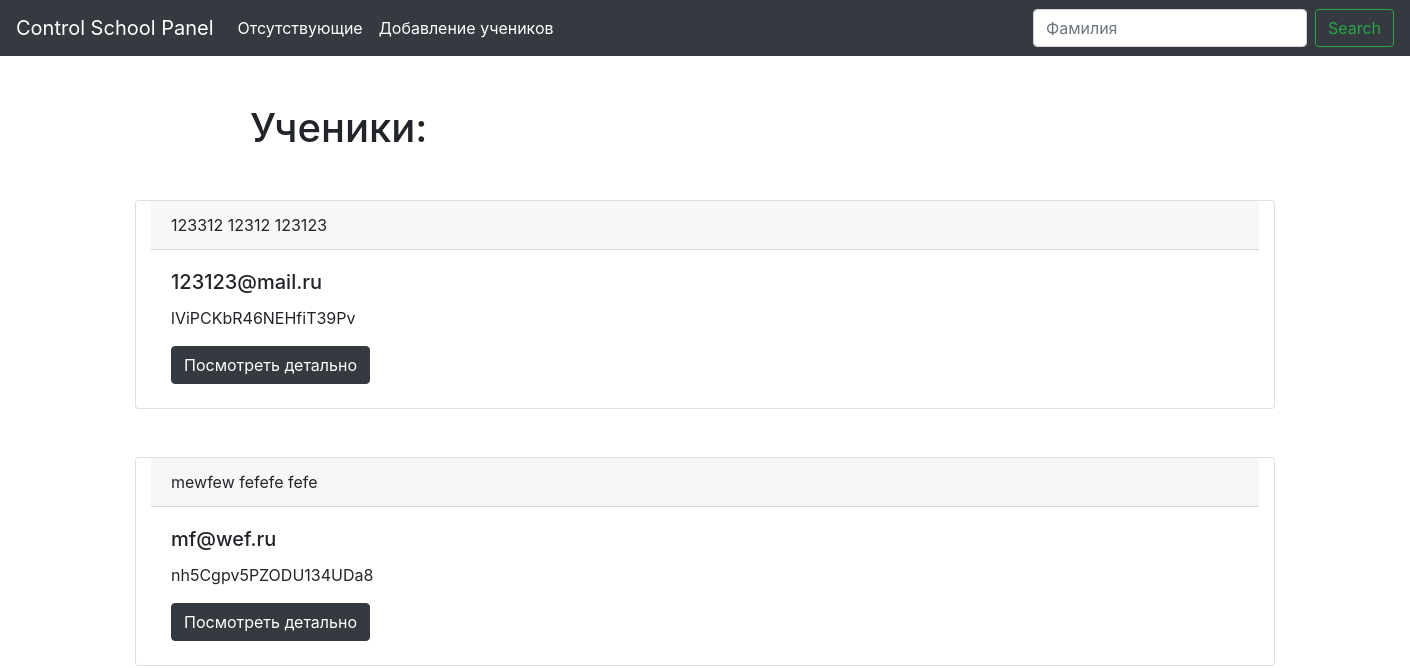
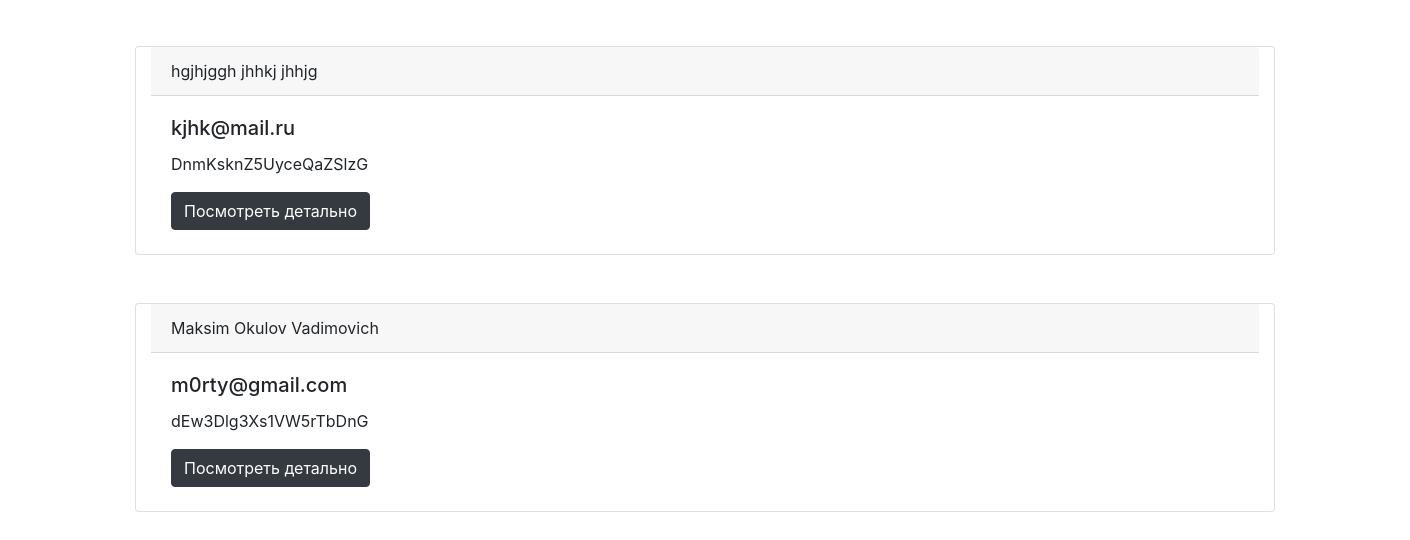
The app's page /, older data (2 pictures, top to bottom).
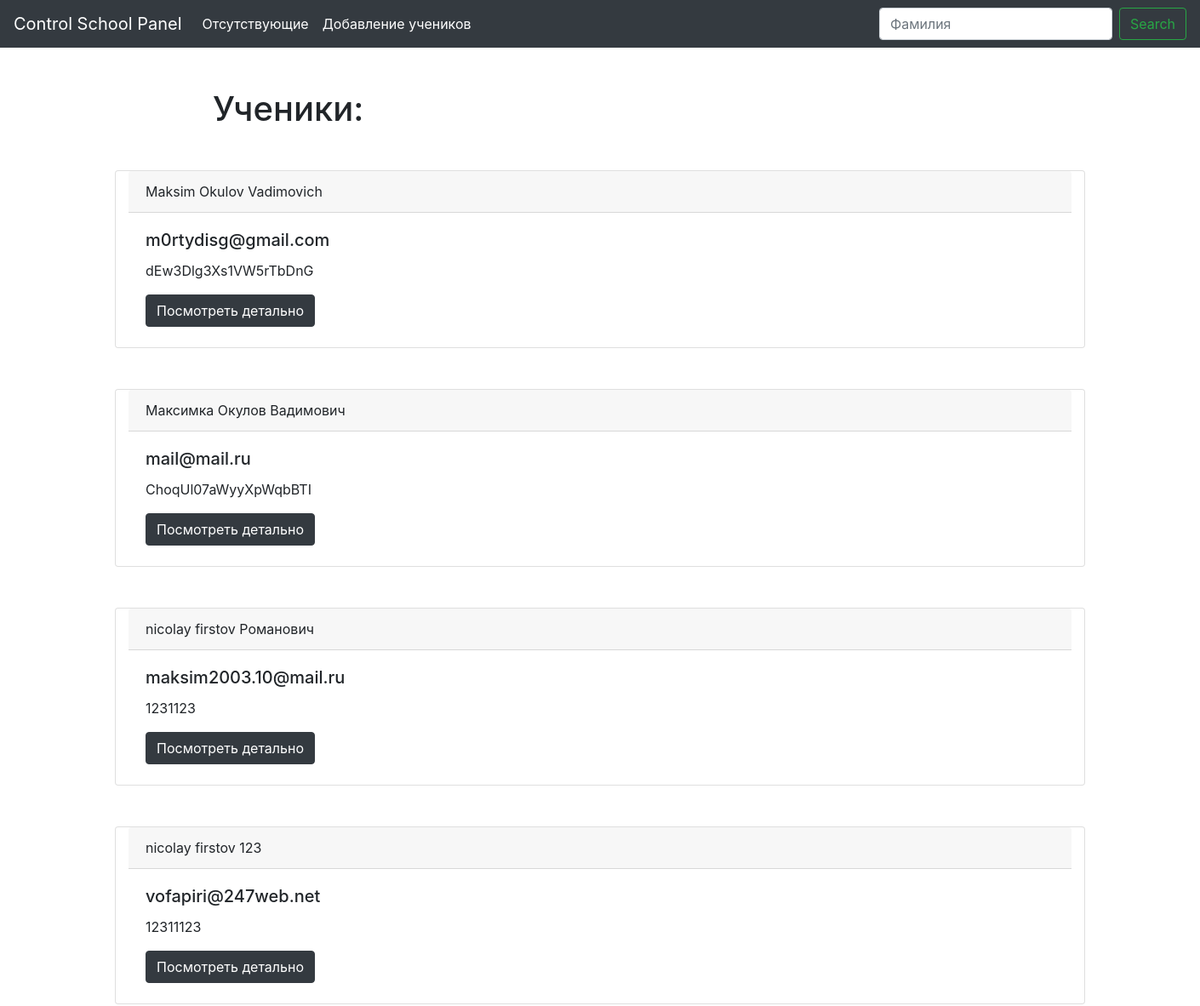
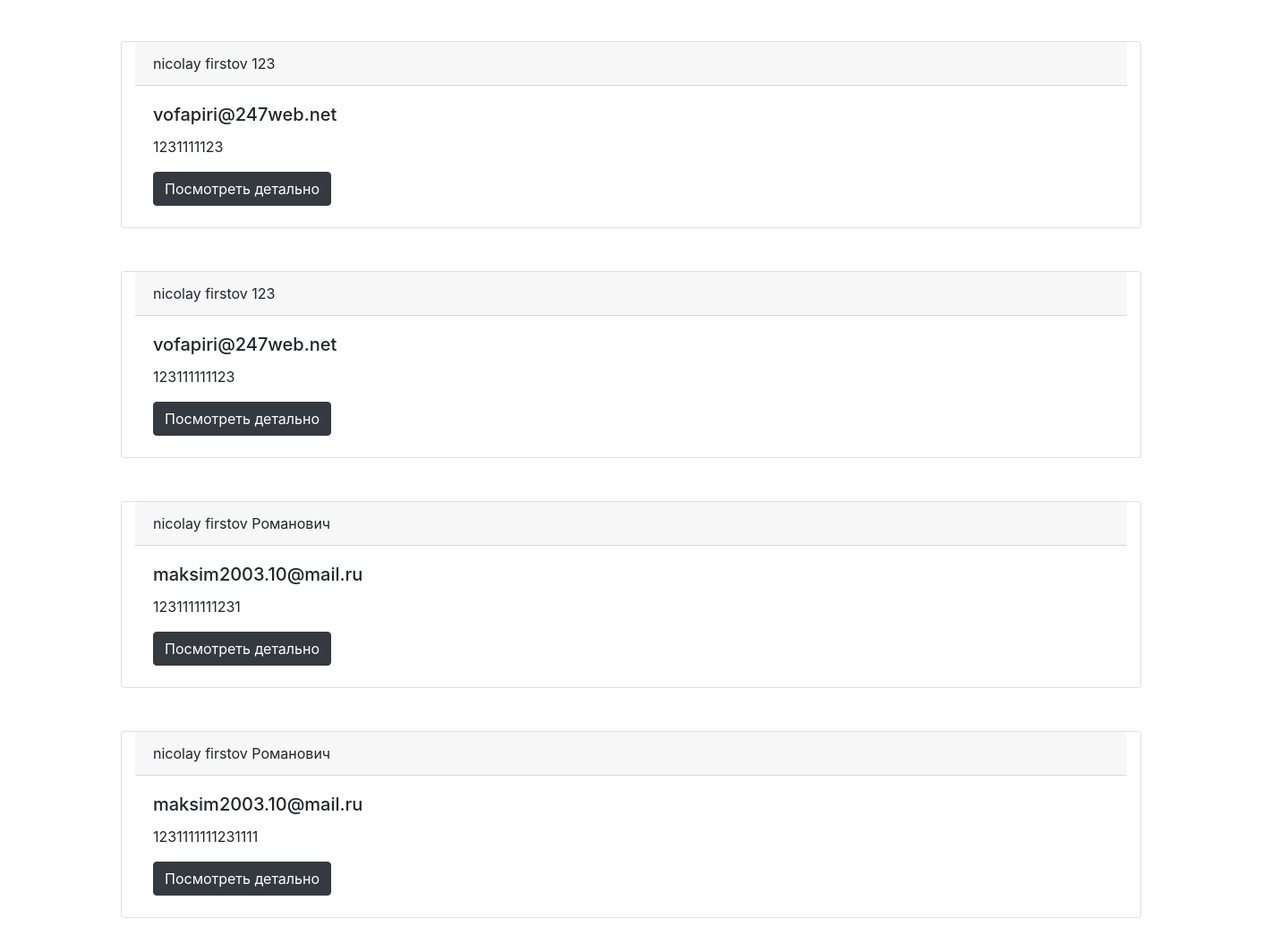
The same page, newer data (2 pictures, top to bottom).
### api/models.py (models this page shows, shortened)
class Post(models.Model):
    first_name = models.CharField(max_length=100)
    surname = models.CharField(max_length=100)
    patronymic = models.CharField(max_length=100)
    created_date = models.DateTimeField(default=timezone.now())
    slug = models.SlugField(max_length=20, unique=True, default=gen_slug)
    email = models.EmailField(max_length=254)
    in_school = models.CharField(max_length=10, default=False)
    last_use = models.DateTimeField(default=timezone.now())

### api/views.py (the view)
# urls.py: path('', views.index),
def index(request):
    if request.method == 'POST':
        query = request.POST.get('q')
        q = Post.objects.all().filter(surname__icontains=query)
    else:
        q = Post.objects.all()
    return render(request, "index.html", {"students": q})

### templates/index.html (shortened to what this page needs)
{% extends 'base.html' %}
{% block content %}
<h1 class="offset-2 col-12 mt-5 mb-5">Ученики:</h1>
{% for student in students %}
<div class="container card mb-5">
<div class="card-header">
  {{student.first_name}} {{student.surname}} {{student.patronymic}}
</div>
<div class="card-body mb-1">
  <h5 class="card-title">{{ student.email}}</h5>
  <p class="card-text">{{student.slug}}</p>
  <a href="/view/{{ student.slug }}" class="btn btn-dark">Посмотреть детально</a>
</div>
</div>
{% endfor %}
{% endblock %}

Row changes from the older to the newer data that the page shows:
removed Post: first_name "123312", surname "12312", patronymic "123123", email "123123@mail.ru", slug "lViPCKbR46NEHfiT39Pv"
removed Post: first_name "mewfew", surname "fefefe", patronymic "fefe", email "mf@wef.ru", slug "nh5Cgpv5PZODU134UDa8"
removed Post: first_name "hgjhjggh", surname "jhhkj", patronymic "jhhjg", email "kjhk@mail.ru", slug "DnmKsknZ5UyceQaZSlzG"
changed Post "Maksim": email "m0rty@gmail.com" → "m0rtydisg@gmail.com"
added Post: first_name "Максимка", surname "Окулов", patronymic "Вадимович", email "mail@mail.ru", slug "ChoqUl07aWyyXpWqbBTI"
added Post: first_name "nicolay", surname "firstov", patronymic "Романович", email "maksim2003.10@mail.ru", slug "1231123"
added Post: first_name "nicolay", surname "firstov", patronymic "123", email "vofapiri@247web.net", slug "12311123"
added Post: first_name "nicolay", surname "firstov", patronymic "123", email "vofapiri@247web.net", slug "1231111123"
added Post: first_name "nicolay", surname "firstov", patronymic "123", email "vofapiri@247web.net", slug "123111111123"
added Post: first_name "nicolay", surname "firstov", patronymic "Романович", email "maksim2003.10@mail.ru", slug "1231111111231"
added Post: first_name "nicolay", surname "firstov", patronymic "Романович", email "maksim2003.10@mail.ru", slug "1231111111231111"
